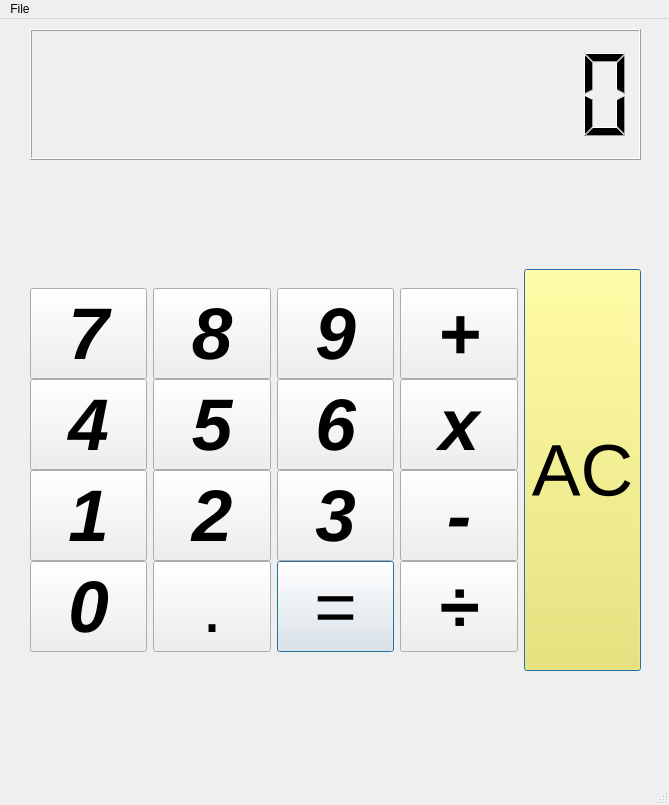
<?xml version="1.0" encoding="UTF-8"?>
<ui version="4.0">
 <class>Calculator</class>
 <widget class="QMainWindow" name="Calculator">
  <property name="windowModality">
   <enum>Qt::WindowModal</enum>
  </property>
  <property name="geometry">
   <rect>
    <x>0</x>
    <y>0</y>
    <width>669</width>
    <height>805</height>
   </rect>
  </property>
  <property name="sizePolicy">
   <sizepolicy hsizetype="Fixed" vsizetype="Fixed">
    <horstretch>0</horstretch>
    <verstretch>0</verstretch>
   </sizepolicy>
  </property>
  <property name="windowTitle">
   <string>Calculator</string>
  </property>
  <property name="styleSheet">
   <string notr="true"/>
  </property>
  <widget class="QWidget" name="centralwidget">
   <widget class="QLCDNumber" name="lcdNumber">
    <property name="geometry">
     <rect>
      <x>30</x>
      <y>10</y>
      <width>611</width>
      <height>131</height>
     </rect>
    </property>
    <property name="layoutDirection">
     <enum>Qt::LeftToRight</enum>
    </property>
    <property name="digitCount">
     <number>12</number>
    </property>
   </widget>
   <widget class="QWidget" name="gridLayoutWidget">
    <property name="geometry">
     <rect>
      <x>30</x>
      <y>150</y>
      <width>611</width>
      <height>601</height>
     </rect>
    </property>
    <layout class="QGridLayout" name="gridLayout">
     <item row="0" column="3">
      <layout class="QVBoxLayout" name="verticalLayout_7">
       <property name="spacing">
        <number>0</number>
       </property>
       <item>
        <spacer name="verticalSpacer_9">
         <property name="orientation">
          <enum>Qt::Vertical</enum>
         </property>
         <property name="sizeHint" stdset="0">
          <size>
           <width>20</width>
           <height>40</height>
          </size>
         </property>
        </spacer>
       </item>
       <item>
        <widget class="QPushButton" name="plusButton">
         <property name="minimumSize">
          <size>
           <width>0</width>
           <height>60</height>
          </size>
         </property>
         <property name="font">
          <font>
           <pointsize>55</pointsize>
           <weight>75</weight>
           <italic>true</italic>
           <bold>true</bold>
           <stylestrategy>PreferAntialias</stylestrategy>
           <kerning>true</kerning>
          </font>
         </property>
         <property name="cursor">
          <cursorShape>CrossCursor</cursorShape>
         </property>
         <property name="text">
          <string>+</string>
         </property>
        </widget>
       </item>
       <item>
        <widget class="QPushButton" name="multiplyButton">
         <property name="minimumSize">
          <size>
           <width>0</width>
           <height>60</height>
          </size>
         </property>
         <property name="font">
          <font>
           <pointsize>55</pointsize>
           <weight>75</weight>
           <italic>true</italic>
           <bold>true</bold>
           <stylestrategy>PreferAntialias</stylestrategy>
           <kerning>true</kerning>
          </font>
         </property>
         <property name="cursor">
          <cursorShape>CrossCursor</cursorShape>
         </property>
         <property name="text">
          <string>x</string>
         </property>
        </widget>
       </item>
       <item>
        <widget class="QPushButton" name="minusButton">
         <property name="minimumSize">
          <size>
           <width>0</width>
           <height>60</height>
          </size>
         </property>
         <property name="font">
          <font>
           <pointsize>55</pointsize>
           <weight>75</weight>
           <italic>true</italic>
           <bold>true</bold>
           <stylestrategy>PreferAntialias</stylestrategy>
           <kerning>true</kerning>
          </font>
         </property>
         <property name="cursor">
          <cursorShape>CrossCursor</cursorShape>
         </property>
         <property name="text">
          <string>-</string>
         </property>
        </widget>
       </item>
       <item>
        <widget class="QPushButton" name="divideButton">
         <property name="minimumSize">
          <size>
           <width>0</width>
           <height>60</height>
          </size>
         </property>
         <property name="font">
          <font>
           <pointsize>55</pointsize>
           <weight>75</weight>
           <italic>true</italic>
           <bold>true</bold>
           <stylestrategy>PreferAntialias</stylestrategy>
           <kerning>true</kerning>
          </font>
         </property>
         <property name="cursor">
          <cursorShape>CrossCursor</cursorShape>
         </property>
         <property name="text">
          <string>÷</string>
         </property>
        </widget>
       </item>
       <item>
        <spacer name="verticalSpacer_10">
         <property name="orientation">
          <enum>Qt::Vertical</enum>
         </property>
         <property name="sizeHint" stdset="0">
          <size>
           <width>20</width>
           <height>40</height>
          </size>
         </property>
        </spacer>
       </item>
      </layout>
     </item>
     <item row="0" column="0">
      <layout class="QVBoxLayout" name="verticalLayout">
       <property name="spacing">
        <number>0</number>
       </property>
       <property name="sizeConstraint">
        <enum>QLayout::SetDefaultConstraint</enum>
       </property>
       <item>
        <spacer name="verticalSpacer_3">
         <property name="orientation">
          <enum>Qt::Vertical</enum>
         </property>
         <property name="sizeHint" stdset="0">
          <size>
           <width>20</width>
           <height>40</height>
          </size>
         </property>
        </spacer>
       </item>
       <item>
        <widget class="QPushButton" name="sevenButton">
         <property name="minimumSize">
          <size>
           <width>0</width>
           <height>60</height>
          </size>
         </property>
         <property name="font">
          <font>
           <pointsize>55</pointsize>
           <weight>75</weight>
           <italic>true</italic>
           <bold>true</bold>
           <stylestrategy>PreferAntialias</stylestrategy>
           <kerning>true</kerning>
          </font>
         </property>
         <property name="cursor">
          <cursorShape>CrossCursor</cursorShape>
         </property>
         <property name="text">
          <string>7</string>
         </property>
        </widget>
       </item>
       <item>
        <widget class="QPushButton" name="fourButton">
         <property name="minimumSize">
          <size>
           <width>0</width>
           <height>60</height>
          </size>
         </property>
         <property name="font">
          <font>
           <pointsize>55</pointsize>
           <weight>75</weight>
           <italic>true</italic>
           <bold>true</bold>
           <stylestrategy>PreferAntialias</stylestrategy>
           <kerning>true</kerning>
          </font>
         </property>
         <property name="cursor">
          <cursorShape>CrossCursor</cursorShape>
         </property>
         <property name="text">
          <string>4</string>
         </property>
        </widget>
       </item>
       <item>
        <widget class="QPushButton" name="oneButton">
         <property name="minimumSize">
          <size>
           <width>0</width>
           <height>60</height>
          </size>
         </property>
         <property name="font">
          <font>
           <pointsize>55</pointsize>
           <weight>75</weight>
           <italic>true</italic>
           <bold>true</bold>
           <stylestrategy>PreferAntialias</stylestrategy>
           <kerning>true</kerning>
          </font>
         </property>
         <property name="cursor">
          <cursorShape>CrossCursor</cursorShape>
         </property>
         <property name="styleSheet">
          <string notr="true"/>
         </property>
         <property name="text">
          <string>1</string>
         </property>
        </widget>
       </item>
       <item>
        <widget class="QPushButton" name="zeroButton">
         <property name="minimumSize">
          <size>
           <width>0</width>
           <height>60</height>
          </size>
         </property>
         <property name="font">
          <font>
           <pointsize>55</pointsize>
           <weight>75</weight>
           <italic>true</italic>
           <bold>true</bold>
           <stylestrategy>PreferAntialias</stylestrategy>
           <kerning>true</kerning>
          </font>
         </property>
         <property name="cursor">
          <cursorShape>CrossCursor</cursorShape>
         </property>
         <property name="text">
          <string>0</string>
         </property>
        </widget>
       </item>
       <item>
        <spacer name="verticalSpacer_6">
         <property name="orientation">
          <enum>Qt::Vertical</enum>
         </property>
         <property name="sizeHint" stdset="0">
          <size>
           <width>20</width>
           <height>40</height>
          </size>
         </property>
        </spacer>
       </item>
      </layout>
     </item>
     <item row="0" column="1">
      <layout class="QVBoxLayout" name="verticalLayout_2">
       <property name="spacing">
        <number>0</number>
       </property>
       <item>
        <spacer name="verticalSpacer_7">
         <property name="orientation">
          <enum>Qt::Vertical</enum>
         </property>
         <property name="sizeHint" stdset="0">
          <size>
           <width>20</width>
           <height>40</height>
          </size>
         </property>
        </spacer>
       </item>
       <item>
        <widget class="QPushButton" name="eightButton">
         <property name="minimumSize">
          <size>
           <width>0</width>
           <height>60</height>
          </size>
         </property>
         <property name="font">
          <font>
           <pointsize>55</pointsize>
           <weight>75</weight>
           <italic>true</italic>
           <bold>true</bold>
           <stylestrategy>PreferAntialias</stylestrategy>
           <kerning>true</kerning>
          </font>
         </property>
         <property name="cursor">
          <cursorShape>CrossCursor</cursorShape>
         </property>
         <property name="text">
          <string>8</string>
         </property>
        </widget>
       </item>
       <item>
        <widget class="QPushButton" name="fiveButton">
         <property name="minimumSize">
          <size>
           <width>0</width>
           <height>60</height>
          </size>
         </property>
         <property name="font">
          <font>
           <pointsize>55</pointsize>
           <weight>75</weight>
           <italic>true</italic>
           <bold>true</bold>
           <stylestrategy>PreferAntialias</stylestrategy>
           <kerning>true</kerning>
          </font>
         </property>
         <property name="cursor">
          <cursorShape>CrossCursor</cursorShape>
         </property>
         <property name="text">
          <string>5</string>
         </property>
        </widget>
       </item>
       <item>
        <widget class="QPushButton" name="twoButton">
         <property name="minimumSize">
          <size>
           <width>0</width>
           <height>60</height>
          </size>
         </property>
         <property name="font">
          <font>
           <pointsize>55</pointsize>
           <weight>75</weight>
           <italic>true</italic>
           <bold>true</bold>
           <stylestrategy>PreferAntialias</stylestrategy>
           <kerning>true</kerning>
          </font>
         </property>
         <property name="cursor">
          <cursorShape>CrossCursor</cursorShape>
         </property>
         <property name="text">
          <string>2</string>
         </property>
        </widget>
       </item>
       <item>
        <widget class="QPushButton" name="decimalButton">
         <property name="minimumSize">
          <size>
           <width>0</width>
           <height>60</height>
          </size>
         </property>
         <property name="font">
          <font>
           <pointsize>55</pointsize>
          </font>
         </property>
         <property name="text">
          <string>.</string>
         </property>
        </widget>
       </item>
       <item>
        <spacer name="verticalSpacer_8">
         <property name="orientation">
          <enum>Qt::Vertical</enum>
         </property>
         <property name="sizeHint" stdset="0">
          <size>
           <width>20</width>
           <height>40</height>
          </size>
         </property>
        </spacer>
       </item>
      </layout>
     </item>
     <item row="0" column="4">
      <layout class="QVBoxLayout" name="verticalLayout_4" stretch="0,0,0">
       <property name="spacing">
        <number>0</number>
       </property>
       <property name="sizeConstraint">
        <enum>QLayout::SetDefaultConstraint</enum>
       </property>
       <item>
        <spacer name="verticalSpacer">
         <property name="orientation">
          <enum>Qt::Vertical</enum>
         </property>
         <property name="sizeHint" stdset="0">
          <size>
           <width>20</width>
           <height>40</height>
          </size>
         </property>
        </spacer>
       </item>
       <item>
        <widget class="QPushButton" name="clearButton">
         <property name="minimumSize">
          <size>
           <width>0</width>
           <height>402</height>
          </size>
         </property>
         <property name="font">
          <font>
           <pointsize>55</pointsize>
           <weight>50</weight>
           <bold>false</bold>
          </font>
         </property>
         <property name="cursor">
          <cursorShape>ArrowCursor</cursorShape>
         </property>
         <property name="styleSheet">
          <string notr="true">QPushButton#clearButton{

background: rgb(252, 233, 79)
}</string>
         </property>
         <property name="text">
          <string>AC</string>
         </property>
         <property name="autoDefault">
          <bool>false</bool>
         </property>
         <property name="default">
          <bool>true</bool>
         </property>
         <property name="flat">
          <bool>false</bool>
         </property>
        </widget>
       </item>
       <item>
        <spacer name="verticalSpacer_2">
         <property name="orientation">
          <enum>Qt::Vertical</enum>
         </property>
         <property name="sizeHint" stdset="0">
          <size>
           <width>20</width>
           <height>40</height>
          </size>
         </property>
        </spacer>
       </item>
      </layout>
     </item>
     <item row="0" column="2">
      <layout class="QVBoxLayout" name="verticalLayout_3">
       <property name="spacing">
        <number>0</number>
       </property>
       <item>
        <spacer name="verticalSpacer_4">
         <property name="orientation">
          <enum>Qt::Vertical</enum>
         </property>
         <property name="sizeHint" stdset="0">
          <size>
           <width>20</width>
           <height>40</height>
          </size>
         </property>
        </spacer>
       </item>
       <item>
        <widget class="QPushButton" name="nineButton">
         <property name="minimumSize">
          <size>
           <width>0</width>
           <height>60</height>
          </size>
         </property>
         <property name="font">
          <font>
           <pointsize>55</pointsize>
           <weight>75</weight>
           <italic>true</italic>
           <bold>true</bold>
           <stylestrategy>PreferAntialias</stylestrategy>
           <kerning>true</kerning>
          </font>
         </property>
         <property name="cursor">
          <cursorShape>CrossCursor</cursorShape>
         </property>
         <property name="text">
          <string>9</string>
         </property>
        </widget>
       </item>
       <item>
        <widget class="QPushButton" name="sixButton">
         <property name="minimumSize">
          <size>
           <width>0</width>
           <height>60</height>
          </size>
         </property>
         <property name="font">
          <font>
           <pointsize>55</pointsize>
           <weight>75</weight>
           <italic>true</italic>
           <bold>true</bold>
           <stylestrategy>PreferAntialias</stylestrategy>
           <kerning>true</kerning>
          </font>
         </property>
         <property name="cursor">
          <cursorShape>CrossCursor</cursorShape>
         </property>
         <property name="text">
          <string>6</string>
         </property>
        </widget>
       </item>
       <item>
        <widget class="QPushButton" name="threeButton">
         <property name="minimumSize">
          <size>
           <width>0</width>
           <height>60</height>
          </size>
         </property>
         <property name="font">
          <font>
           <pointsize>55</pointsize>
           <weight>75</weight>
           <italic>true</italic>
           <bold>true</bold>
           <stylestrategy>PreferAntialias</stylestrategy>
           <kerning>true</kerning>
          </font>
         </property>
         <property name="cursor">
          <cursorShape>CrossCursor</cursorShape>
         </property>
         <property name="text">
          <string>3</string>
         </property>
        </widget>
       </item>
       <item>
        <widget class="QPushButton" name="equalButton">
         <property name="minimumSize">
          <size>
           <width>0</width>
           <height>60</height>
          </size>
         </property>
         <property name="font">
          <font>
           <pointsize>55</pointsize>
           <weight>50</weight>
           <italic>false</italic>
           <bold>false</bold>
           <stylestrategy>PreferAntialias</stylestrategy>
           <kerning>true</kerning>
          </font>
         </property>
         <property name="cursor">
          <cursorShape>CrossCursor</cursorShape>
         </property>
         <property name="text">
          <string>=</string>
         </property>
         <property name="autoDefault">
          <bool>false</bool>
         </property>
         <property name="default">
          <bool>true</bool>
         </property>
        </widget>
       </item>
       <item>
        <spacer name="verticalSpacer_5">
         <property name="orientation">
          <enum>Qt::Vertical</enum>
         </property>
         <property name="sizeHint" stdset="0">
          <size>
           <width>20</width>
           <height>40</height>
          </size>
         </property>
        </spacer>
       </item>
      </layout>
     </item>
    </layout>
   </widget>
  </widget>
  <widget class="QStatusBar" name="statusbar"/>
  <widget class="QMenuBar" name="menuBar">
   <property name="geometry">
    <rect>
     <x>0</x>
     <y>0</y>
     <width>669</width>
     <height>25</height>
    </rect>
   </property>
   <widget class="QMenu" name="menuFile">
    <property name="title">
     <string>File</string>
    </property>
    <addaction name="actionAbout"/>
   </widget>
   <addaction name="menuFile"/>
  </widget>
  <action name="actionAbout">
   <property name="text">
    <string>About</string>
   </property>
  </action>
 </widget>
 <resources/>
 <connections/>
</ui>
